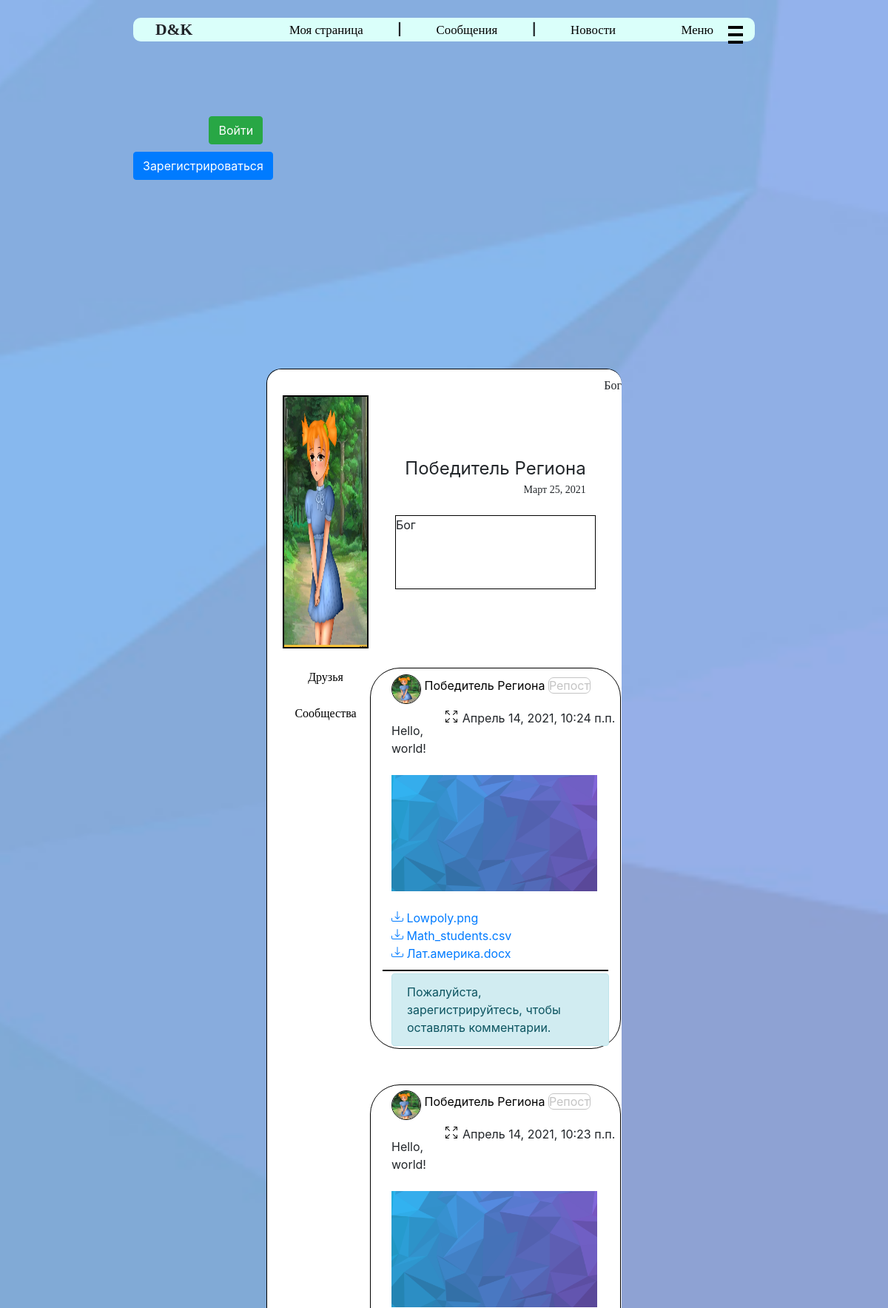
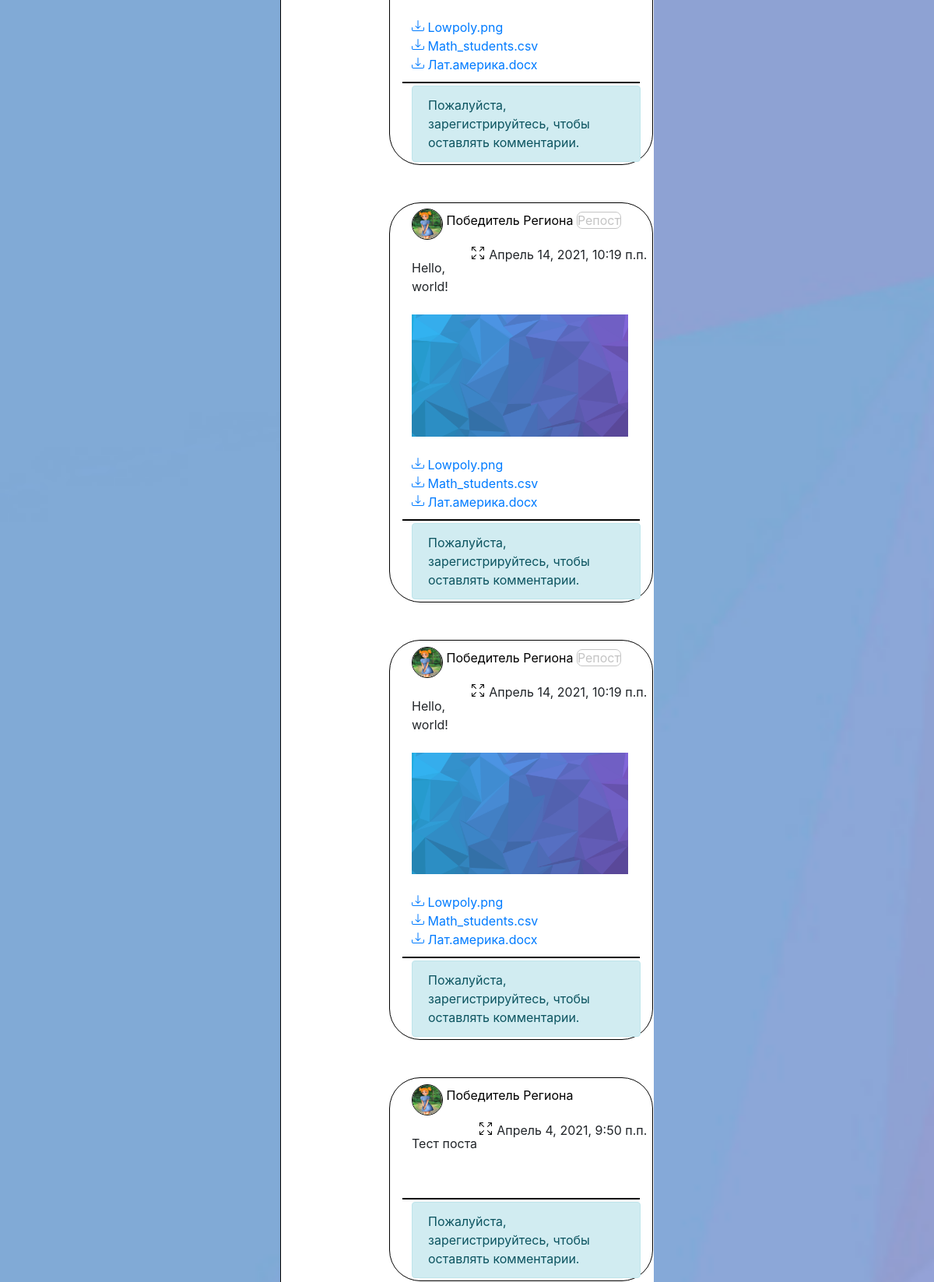
Screenshot of /homepage/1 (upper part) with the database file from the repository (2 pictures, top to bottom).
### user_manager/models.py (models this page shows, shortened)
class Profile(models.Model):
    user = models.OneToOneField(User, on_delete=models.CASCADE, related_name='profile')
    name = models.CharField(max_length=50, verbose_name="Имя", null=True, blank=False)
    surname = models.CharField(max_length=75, verbose_name="Фамилия", null=True, blank=False)
    bio = models.TextField(max_length=500, verbose_name="Описание", default="", null=True,
                           blank=False)
    avatar = models.ImageField(verbose_name="Фото", null=True, upload_to=avatars_directory)
    status = models.CharField(max_length=75, default="", verbose_name="Статус", null=True,
                              blank=False)
    birth_date = models.DateField(verbose_name='Дата рождения', null=True, blank=False)
    class Meta:
        ordering = ['name', 'surname', 'birth_date']
        verbose_name = "Профлиль пользователя"
        verbose_name_plural = "Профили пользователей"

class Repost(models.Model):
    posts = models.ForeignKey("Posts", on_delete=models.CASCADE, related_name='repost')
    user = models.ForeignKey(User, on_delete=models.CASCADE, related_name='repost')
    create_date = models.DateTimeField(verbose_name='дата создания', default=datetime.datetime.now)
    class Meta:
        verbose_name = 'Репост'
        verbose_name_plural = 'Репосты'

class News(models.Model):
    user = models.ForeignKey(User, on_delete=models.CASCADE, related_name='news')
    text_content = models.TextField(max_length=1000, verbose_name='Контент', blank=False)
    likes = models.IntegerField(default=0, verbose_name='Лайки')
    create_date = models.DateTimeField(verbose_name='дата создания', default=datetime.datetime.now)
    class Meta:
        verbose_name = "Новость"
        verbose_name_plural = "Новости"

class NewsFile(models.Model):
    news = models.ForeignKey(News, on_delete=models.CASCADE, related_name='files')
    file = models.FileField(null=True, blank=True, upload_to=news_files_directory)
    class Meta:
        verbose_name = "Файл"
        verbose_name_plural = "Файлы"

### user_manager/views.py (the view)
# urls.py: path('homepage/<int:user_id>', views.homepage),
def homepage(request, user_id):
    user = User.objects.get(id=user_id)
    if request.user.is_authenticated:
        is_friends = request.user.profile.is_friends(user)
    else:
        is_friends = 6
    all_news = [(x, isinstance(x, News))
                for x in sorted(list(user.news.all()) + list(user.repost.all()),
                                key=lambda x: x.create_date, reverse=True)]
    images, width, comments = get_news_data(all_news)
    return render(request, 'homepage.html', {
        'page_owner': user,
        'is_friends': is_friends,
        'images': images,
        'widths': width,
        'all_news': all_news,
        'comments': comments,
        'title': 'Страница пользователя'})

### user_manager/templatetags/file_name.py (called while the page is built)
@register.filter
def file_name(url):
    return unquote(url.split('/')[-1]).lower().capitalize()

### user_manager/templatetags/index.py (called while the page is built)
@register.filter
def index(indexable, i):
    return indexable[i]

### user_manager/templates/homepage.html (shortened to what this page needs)
{% extends "main.html" %}
{% block content %}
    {% load static %}
    <link href="{% static 'css/homepage.css' %}" rel="stylesheet">
    <div class="status">
        {{ page_owner.profile.status }}
    </div>
    {% load index %}
    {% load file_name %}
    <table class="profile">
        <tr>
            <td>
                <div class='ava'
                     style='background-image: url("{{ page_owner.profile.avatar.url }}")'></div>
            </td>
            <td class="person-info">
                <div class="person">
                    {{ page_owner.profile.name }} {{ page_owner.profile.surname }}
                    <div class="birth-date">
                        {{ page_owner.profile.birth_date }}
                    </div>
                </div>
                <br>
                <div class="bio-border">
                    <div class="bio">
                        {{ page_owner.profile.bio }}
                    </div>
                </div>
            </td>
        </tr>
        <tr>
            <td>
                <br>
                <div class="owner-urls">
                    <a class="owner_friends" href="/friends/{{ page_owner.id }}">Друзья</a><br><br>
                    <a class="owner_groups" href="/groups/{{ page_owner.id }}">Сообщества</a><br>
                </div>
            </td>
            <td>
                <br>
                <div class="owner_news">
                    {% if all_news %}
                        {% for news, tp in all_news %}
                            <div class="news {{ news.post.id }}">
                                <a href="/homepage/{{ news.user.id }}" class="author_url">
                                    <img src="{{ news.user.profile.avatar.url }}" alt="Аватарка"
                                         class="news_avatar">
                                    <span class="creator_name">{{ news.user.profile.name }} {{ news.user.profile.surname }}</span>
                                </a>
                                {% if tp == 0 %}
                                    <a class="repost-sign"
                                       title="Нажмите для просмотра оригинальной записи"
                                       href="/origin/{{ news.id }}">
                                        Репост
                                    </a>
                                {% endif %}
                                <span class="created_date">{{ news.create_date }}</span>
                                <a class="show_post" href="/show_post/{{ news.post.id }}"
                                   title="Нажмите для просмотра записи">
                                </a>
                                <br>
                                <br>
                                <div class="news_content">
                                    {{ news.text_content }}<br><br>
                                    <div class="images">
                                        {% for image in images|index:forloop.counter0 %}
                                            <img class="attach" src="{{ image.file.url }}"
                                                 alt="Прикрепленное изображение"
                                                 style="width:
                                                         {{ widths|index:forloop.parentloop.counter0 }}%">
                                        {% endfor %}
                                    </div>
                                    <br>
                                    <div class="all-files">
                                        {% for file in news.files.all %}
                                            <a href="{{ file.file.url }}">
                                                {{ file.file.url|file_name }}</a>
                                            <br>
                                        {% endfor %}
                                    </div>
                                </div>
                                <hr class="line">
                                <div class="comments">
                                    {% if user.is_authenticated %}
                                        <div class="comments-creation input-group mb-3">
                            <textarea class="form-control comment-input {{ news.post.id }}"
                                      placeholder="Текст комментария"
                                      aria-label="Текст комментария"
                                      aria-describedby="button-addon2"></textarea>
                                            <div class="input-group-append">
                                                <button type="button"
                                                        class="btn btn-outline-secondary send-comment {{ news.post.id }}">
                                                    <svg xmlns="http://www.w3.org/2000/svg"
                                                         width="20"
                                                         height="20 "
                                                         fill="currentColor" class="bi bi-cursor"
                                                         viewBox="0 0 16 16">
                                                        <path d="M14.082 2.182a.5.5 0 0 1 .103.557L8.528 15.467a.5.5 0 0 1-.917-.007L5.57 10.694.803 8.652a.5.5 0 0 1-.006-.916l12.728-5.657a.5.5 0 0 1 .556.103zM2.25 8.184l3.897 1.67a.5.5 0 0 1 .262.263l1.67 3.897L12.743 3.52 2.25 8.184z"/>
                                                    </svg>
                                                </button>
                                            </div>
                                        </div>
                                    {% else %}
                                        <div class="alert alert-info comments-creation-denied">
                                            Пожалуйста,
                                            зарегистрируйтесь, чтобы оставлять
                                            комментарии.
                                        </div>
                                    {% endif %}
                                </div>
                            </div>
                            <br><br>
                        {% endfor %}
                    {% else %}
                        <div class="no-posts">У пользователя ещё нет записей</div>
                    {% endif %}
                </div>
            </td>
        </tr>
    </table>
{% endblock %}

### user_manager/static/css/style.css (style rules this page uses)
body { background: url("../img/bg.jpg") no-repeat no-repeat center center fixed; background-size: cover; }
.created_date, .show_post { float: right; margin-right: 2%; margin-top: 2%; }
.news { border: 1px solid black; border-radius: 40px; }
.creator_name { text-decoration: none; color: black; cursor: pointer; }
.news_avatar { margin-left: calc(1em + 1vw); width: 40px; height: 40px; margin-top: calc(0.1em + 0.5vw); border-radius: 50px; border: 1px solid black; }
.news_content { padding-bottom: 10px; margin-left: calc(1em + 1vw); }
.attach { height: 50%; }
.images { text-align: center; width: 90%; }
.line { border: 1px solid black; width: 90%; margin: auto; }
.comments { max-height: 250px; margin-left: calc(1em + 1vw); overflow-y: scroll; }
.comments-creation-denied { width: 95%; margin-top: 1%; margin-bottom: 1%; }
.repost-sign { color: #c4c4c4; border: 1px solid #c4c4c4; border-radius: 7px; }
.show_post { color: black; }

### user_manager/static/css/homepage.css (style rules this page uses)
.status { text-align: right; font-family: "Segoe Script"; }
.person { width: fit-content; margin: auto; text-align: center; font-size: 1.5em; }
.person-info { width: 80%; }
.ava { background-position: center; width: calc(5em + 3vw); height: calc(10em + 3vh); background-size: calc(5em + 3vw) calc(10em + 3vh); border: 2px solid black; }
.birth-date { font-family: "Segoe Print"; font-size: 14px; text-align: right; }
.bio-border { overflow-y: scroll; width: 80%; height: 100px; margin: auto; border: 1px solid black; }
td:first-child { width: 20%; vertical-align: top; }
.owner-urls { text-align: center; }
.owner_friends, .owner_groups { color: black; font-family: "Segoe Print"; }

### rows the page displays
Repost: user.profile.avatar (placeholder picture), user.profile.name "Победитель", user.profile.surname "Региона", create_date "Апрель 14, 2021, 10:24 п.п.", text_content "Hello, world!"
NewsFile: file (picture), file|file_name "Lowpoly.png"
NewsFile: file|file_name "Math_students.csv"
NewsFile: file|file_name "Лат.америка.docx"
Repost: user.profile.avatar (placeholder picture), user.profile.name "Победитель", user.profile.surname "Региона", create_date "Апрель 14, 2021, 10:23 п.п.", text_content "Hello, world!"
Repost: user.profile.avatar (placeholder picture), user.profile.name "Победитель", user.profile.surname "Региона", create_date "Апрель 14, 2021, 10:19 п.п.", text_content "Hello, world!"
Repost: user.profile.avatar (placeholder picture), user.profile.name "Победитель", user.profile.surname "Региона", create_date "Апрель 14, 2021, 10:19 п.п.", text_content "Hello, world!"
News: user.profile.avatar (placeholder picture), user.profile.name "Победитель", user.profile.surname "Региона", create_date "Апрель 4, 2021, 9:50 п.п.", text_content "Тест поста"

### other values shown
{{ page_owner.profile.status }} "Бог"
{{ page_owner.profile.name }} "Победитель"
{{ page_owner.profile.surname }} "Региона"
{{ page_owner.profile.birth_date }} "Март 25, 2021"
{{ page_owner.profile.bio }} "Бог"
